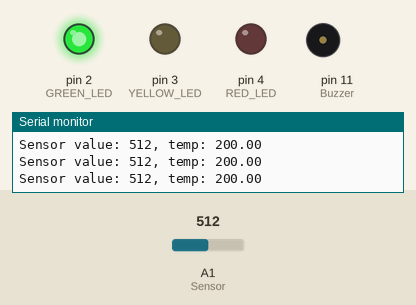
The sketch below on a simulated Arduino Uno, built with avr-gcc and run on an emulated ATmega328P. Parts: output pins drawn as LEDs (lit = HIGH), buzzer (waves = sounding, pin HIGH), the last lines printed to the serial monitor. Dashed ring = blinking. The test bench sets the inputs (shaded band); at power-on: A1 (Sensor) = 512.

Above: at 1.3 s.
1.4 s: A1 (Sensor) set to 521
At 2.1 s:
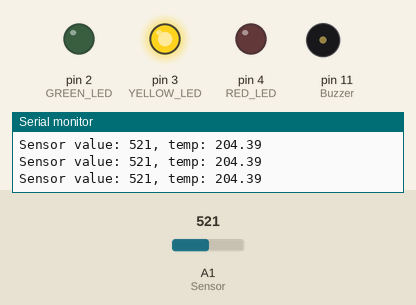
3.0 s: A1 (Sensor) set to 716
At 3.21 s:
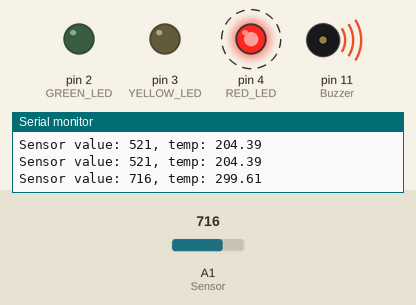
6.0 s: A1 (Sensor) set to 511
At 6.4 s:
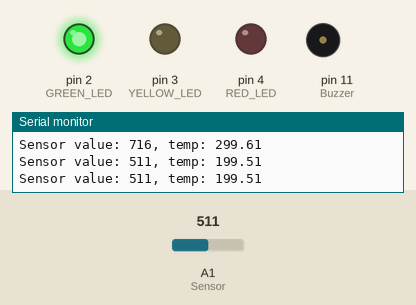
7.6 s: A1 (Sensor) set to 900
At 7.83 s:
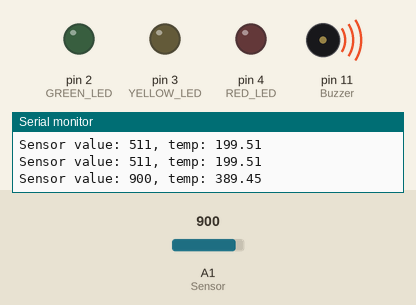
Timing chart, 0 to 11.6 s (numbered marks = the images above; inputs shaded):
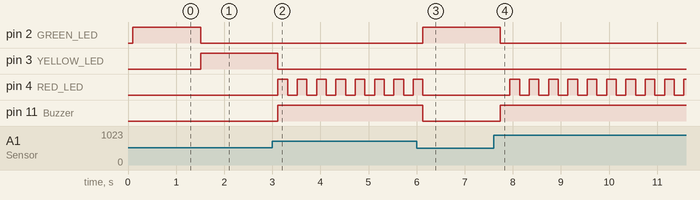

Measured:
- the behaviour switches between 520 and 521 on A1 (Sensor) (found by bisection; images 0 and 1)
- after the input at 1.4 s, pin 2 (GREEN_LED): HIGH → LOW after 0.11 s; pin 3 (YELLOW_LED): LOW → HIGH after 0.11 s
- after the input at 3.0 s, pin 3 (YELLOW_LED): HIGH → LOW after 0.12 s; pin 4 (RED_LED): alternates HIGH for 0.20 s and LOW for 0.20 s, starting after 0.12 s; pin 11 (Buzzer): LOW → HIGH after 0.12 s
- after the input at 6.0 s, pin 2 (GREEN_LED): LOW → HIGH after 0.13 s; pin 4 (RED_LED): goes on until 6.1 s, then stays LOW; pin 11 (Buzzer): HIGH → LOW after 0.13 s
- after the input at 7.6 s, pin 2 (GREEN_LED): HIGH → LOW after 0.14 s; pin 4 (RED_LED): alternates HIGH for 0.20 s and LOW for 0.20 s, starting after 0.34 s; pin 11 (Buzzer): LOW → HIGH after 0.14 s

The sketch:

fire_alarm.ino
```cpp
const int Sensor = A1;
const int GREEN_LED = 2;
const int YELLOW_LED = 3;
const int RED_LED = 4;
const int Buzzer = 11;

float baselineTemp;
bool toggle = false;

void setup() {
  // put your setup code here, to run once:
  pinMode(GREEN_LED, OUTPUT);
  pinMode(YELLOW_LED, OUTPUT);
  pinMode(RED_LED, OUTPUT);
  pinMode(Buzzer, OUTPUT);
  delay(100);
  baselineTemp = computeTemp(analogRead(Sensor));
  Serial.begin(9600);
}

void loop() {
  // put your main code here, to run repeatedly:
  int sensorValue = analogRead(Sensor);
  Serial.print("Sensor value: ");
  Serial.print(sensorValue);
  float temperatureC = computeTemp(sensorValue);
  Serial.print(", temp: ");
  Serial.println(temperatureC);

  digitalWrite(GREEN_LED, LOW);
  digitalWrite(YELLOW_LED, LOW);
  digitalWrite(RED_LED, LOW);
  digitalWrite(Buzzer, LOW);

  if (temperatureC < baselineTemp + 4) {
    digitalWrite(GREEN_LED, HIGH);
  } else if (temperatureC < baselineTemp + 8) {
    digitalWrite(YELLOW_LED, HIGH);
  } else if (temperatureC < baselineTemp + 12) {
    digitalWrite(RED_LED, HIGH);
  } else {
    toggle = !toggle;
    digitalWrite(RED_LED, toggle ? HIGH : LOW);
    digitalWrite(Buzzer, HIGH);
  }
  delay(200);
}

//converting from 10 mv per degree wit 500 mV offset
//to degrees ((voltage - 500mV) times 100)
float computeTemp(int sensorValue) {
  float voltage = (sensorValue * 5.0)  / 1024.0;
  float temperatureC = (voltage - 0.5) * 100;

  return temperatureC;
}
```
